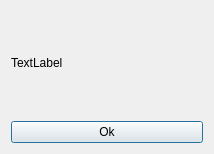
<?xml version="1.0" encoding="UTF-8"?>
<ui version="4.0">
 <class>InfoBox</class>
 <widget class="QDialog" name="InfoBox">
  <property name="geometry">
   <rect>
    <x>0</x>
    <y>0</y>
    <width>214</width>
    <height>154</height>
   </rect>
  </property>
  <property name="windowTitle">
   <string>OpencastObsPlugin Info</string>
  </property>
  <layout class="QVBoxLayout" name="verticalLayout">
   <item>
    <widget class="QLabel" name="label">
     <property name="text">
      <string>TextLabel</string>
     </property>
     <property name="wordWrap">
      <bool>true</bool>
     </property>
    </widget>
   </item>
   <item>
    <widget class="QPushButton" name="pushButton">
     <property name="text">
      <string>Ok</string>
     </property>
    </widget>
   </item>
  </layout>
 </widget>
 <resources/>
 <connections>
  <connection>
   <sender>pushButton</sender>
   <signal>clicked()</signal>
   <receiver>InfoBox</receiver>
   <slot>close()</slot>
   <hints>
    <hint type="sourcelabel">
     <x>130</x>
     <y>139</y>
    </hint>
    <hint type="destinationlabel">
     <x>217</x>
     <y>114</y>
    </hint>
   </hints>
  </connection>
 </connections>
</ui>
